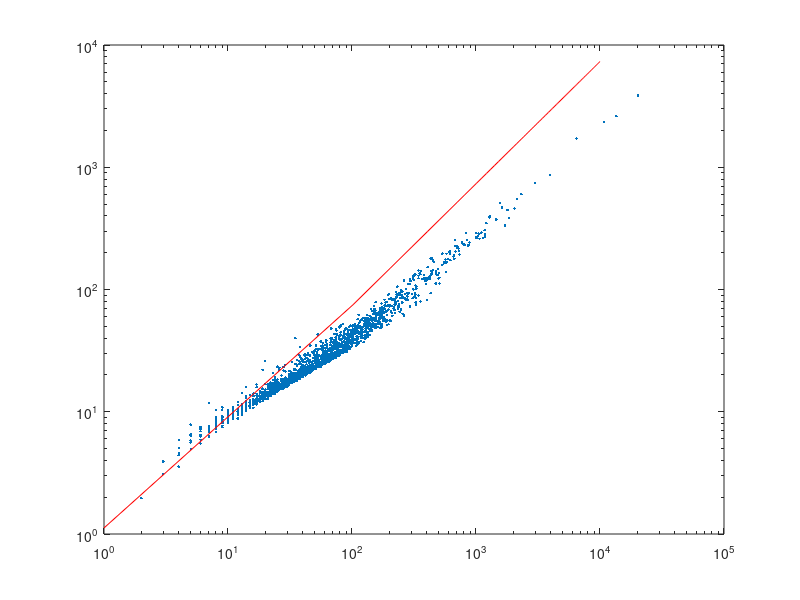

This figure's MATLAB source:
AREA = [2
2
2
2
2
2
2
2
2
2
2
2
2
2
2
2
2
2
2
2
2
2
2
2
2
2
2
2
2
2
2
2
2
2
2
2
2
2
2
2
2
2
2
2
2
2
2
2
2
2
2
2
2
2
2
2
2
2
2
2
2
2
2
2
2
2
2
2
2
2
2
2
2
2
3
3
3
3
3
3
3
3
3
3
3
3
3
3
3
3
3
3
3
3
3
3
3
3
3
3
3
3
3
3
3
3
3
3
3
3
3
3
3
3
3
3
3
3
3
3
3
3
3
4
4
4
4
4
4
4
4
4
4
4
4
4
4
4
4
4
4
4
4
4
4
4
4
4
4
4
4
4
4
4
4
4
4
4
4
4
4
4
4
4
4
4
4
4
4
4
4
4
4
4
4
4
4
4
4
4
4
4
4
4
4
4
4
4
4
4
4
4
4
4
4
4
4
4
4
4
4
4
4
4
5
5
5
5
5
5
5
5
5
5
5
5
5
5
5
5
5
5
5
5
5
5
5
5
5
5
5
5
5
5
5
5
5
5
5
5
5
5
5
5
5
5
5
5
5
5
5
5
5
5
5
5
5
5
5
5
5
6
6
6
6
6
6
6
6
6
6
6
6
6
6
6
6
6
6
6
6
6
6
6
6
6
6
6
6
6
6
6
6
6
6
6
6
6
6
6
6
6
6
6
6
6
6
6
6
6
6
6
6
6
6
6
7
7
7
7
7
7
7
7
7
7
7
7
7
7
7
7
7
7
7
7
7
7
7
7
7
7
7
7
7
7
7
7
7
7
7
7
7
7
7
7
7
7
7
7
7
7
7
7
7
7
7
8
8
8
8
8
8
8
8
8
8
8
8
8
8
8
8
8
8
8
8
8
8
8
8
8
8
8
8
8
8
8
8
8
8
8
8
8
8
8
8
8
8
8
8
8
8
8
8
8
8
8
8
8
8
8
8
8
8
8
8
9
9
9
9
9
9
9
9
9
9
9
9
9
9
9
9
9
9
9
9
9
9
9
9
9
9
9
9
9
9
9
9
9
9
9
9
9
9
9
9
9
9
9
9
9
9
9
9
9
9
10
10
10
10
10
10
10
10
10
10
10
10
10
10
10
10
10
10
10
10
10
10
10
10
10
10
10
10
10
10
10
10
10
10
10
10
10
10
10
10
10
10
10
10
10
10
10
10
10
11
11
11
11
11
11
11
11
11
11
11
11
11
11
11
11
11
11
11
11
11
11
11
11
11
11
11
11
11
11
11
11
11
11
11
11
11
11
11
11
11
11
11
11
11
11
11
11
11
11
11
11
11
12
12
12
12
12
12
12
12
12
12
12
12
12
12
12
12
12
12
12
12
12
12
12
12
12
12
12
12
12
12
12
12
12
12
12
12
12
12
12
12
12
12
12
13
13
13
13
13
13
13
13
13
13
13
13
13
13
13
13
13
13
13
13
13
13
13
13
13
13
13
13
13
13
13
13
13
13
13
13
13
13
13
13
13
13
13
13
13
13
13
14
14
14
14
14
14
14
14
14
14
14
14
14
14
14
14
14
14
14
14
14
14
14
14
14
14
14
14
14
14
14
14
14
14
14
14
14
14
14
14
14
14
14
14
14
15
15
15
15
15
15
15
15
15
15
15
15
15
15
15
15
15
15
15
15
15
15
15
15
15
15
15
15
15
15
15
15
15
15
15
15
15
15
15
15
15
15
15
15
15
15
15
16
16
16
16
16
16
16
16
16
16
16
16
16
16
16
16
16
16
16
16
16
16
16
16
16
16
16
16
16
16
16
16
16
16
16
16
16
16
16
16
16
16
16
16
16
16
16
16
17
17
17
17
17
17
17
17
17
17
17
17
17
17
17
17
17
17
17
17
17
17
17
17
17
17
17
17
17
17
17
17
17
17
17
17
17
18
18
18
18
18
18
18
18
18
18
18
18
18
18
18
18
18
18
18
18
18
18
18
18
18
18
18
18
18
18
18
18
18
18
18
18
18
18
18
18
19
19
19
19
19
19
19
19
19
19
19
19
19
19
19
19
19
19
19
19
19
19
19
19
19
19
19
19
19
19
19
19
19
19
19
19
19
19
19
19
19
19
19
19
20
20
20
20
20
20
20
20
20
20
20
20
20
20
20
20
20
20
20
20
20
20
20
20
20
20
20
20
20
20
20
20
20
20
20
20
20
20
20
21
21
21
21
21
21
21
21
21
21
21
21
21
21
21
21
21
21
21
21
21
21
21
21
21
21
21
21
21
21
21
21
21
21
21
21
21
22
22
22
22
22
22
22
22
22
22
22
22
22
22
22
22
22
22
22
22
22
22
22
22
22
22
22
22
22
22
22
22
22
22
22
22
22
22
22
22
22
23
23
23
23
23
23
23
23
23
23
23
23
23
23
23
23
23
23
23
23
23
23
23
23
23
23
23
23
23
24
24
24
24
24
24
24
24
24
24
24
24
24
24
24
24
24
24
24
24
24
24
24
24
24
24
24
24
24
24
24
25
25
25
25
25
25
25
25
25
25
25
25
25
25
25
25
25
25
25
25
25
25
25
25
25
25
25
25
25
25
25
25
25
25
25
25
25
26
26
26
26
26
26
26
26
26
26
26
26
26
26
26
26
26
26
26
26
26
26
26
26
26
27
27
27
27
27
27
27
27
27
27
27
27
27
27
27
27
27
27
27
27
27
27
27
27
27
27
27
27
27
27
27
27
27
27
27
27
27
27
28
28
28
28
28
28
28
28
28
28
28
28
28
28
28
28
28
28
28
28
28
28
28
28
28
28
28
28
29
29
29
29
29
29
29
29
29
29
29
29
29
29
29
29
29
29
29
29
29
29
29
29
29
29
29
29
29
29
29
30
30
30
30
30
30
30
30
30
30
30
30
30
30
30
30
30
30
30
30
30
30
30
30
30
30
30
30
30
30
30
30
30
30
30
31
31
31
31
31
31
31
31
31
31
31
31
31
31
31
31
31
31
31
32
32
32
32
32
32
32
32
32
32
32
32
32
32
32
32
32
32
32
32
32
32
33
33
33
33
33
33
33
33
33
33
33
33
33
33
33
33
33
33
33
33
33
33
34
34
34
34
34
34
34
34
34
34
34
34
34
34
34
34
34
34
34
34
34
34
34
34
34
34
34
34
35
35
35
35
35
35
35
35
35
35
35
35
35
35
35
35
35
35
35
35
35
35
35
35
35
35
35
35
35
35
35
35
36
36
36
36
36
36
36
36
36
36
36
36
36
36
36
36
36
36
36
36
36
36
36
36
37
37
37
37
37
37
37
37
37
37
37
37
37
37
37
37
37
37
37
37
37
37
37
37
37
37
37
37
37
37
37
37
37
37
38
38
38
38
38
38
38
38
38
38
38
38
38
38
38
38
38
38
38
38
38
38
38
39
39
39
39
39
39
39
39
39
39
39
39
39
39
39
40
40
40
40
40
40
40
40
40
40
40
40
40
40
40
40
40
40
40
40
40
40
41
41
41
41
41
41
41
41
41
41
41
41
41
41
41
41
41
42
42
42
42
42
42
42
42
42
42
42
42
42
42
42
42
42
42
42
42
42
42
42
43
43
43
43
43
43
43
43
43
43
43
43
43
43
43
43
43
43
43
44
44
44
44
44
44
44
44
44
44
44
44
44
44
44
44
44
44
44
44
44
45
45
45
45
45
45
45
45
45
45
45
45
45
45
45
45
45
45
45
45
45
45
45
45
45
45
45
46
46
46
46
46
46
46
46
46
46
46
46
46
46
46
47
47
47
47
47
47
47
47
47
47
47
48
48
48
48
48
48
48
48
48
48
48
48
48
48
48
48
48
48
49
49
49
49
49
49
49
49
49
49
49
49
49
49
49
49
49
49
49
50
50
50
50
50
50
50
50
50
50
50
50
50
50
50
50
50
51
51
51
51
51
51
51
51
51
51
51
51
51
51
51
51
51
51
51
51
51
51
51
51
52
52
52
52
52
52
52
52
52
52
52
52
52
52
52
52
52
52
53
53
53
53
53
53
53
53
53
53
53
53
53
54
54
54
54
54
54
54
54
54
54
54
54
54
54
54
54
55
55
55
55
55
55
55
56
56
56
56
56
56
56
56
56
56
56
56
56
57
57
57
57
57
57
57
57
57
57
58
58
58
58
58
58
58
58
58
59
59
59
59
59
59
59
59
59
59
59
59
60
60
60
60
60
60
60
60
60
60
60
60
60
60
61
61
61
61
61
61
61
61
61
61
61
61
61
61
61
61
61
62
62
62
62
62
62
62
62
62
62
62
62
62
62
62
62
62
63
63
63
63
63
63
63
63
63
63
63
63
63
63
64
64
64
64
64
64
64
64
65
65
65
65
65
65
66
66
66
66
66
66
66
66
66
66
66
66
66
66
67
67
67
67
67
67
67
67
67
67
67
67
67
67
67
67
67
68
68
68
68
68
68
68
68
68
68
69
69
69
69
69
69
69
69
70
70
70
70
70
70
70
70
70
71
71
71
71
71
71
71
71
71
71
71
72
72
72
72
72
72
73
73
73
73
73
73
73
73
73
74
74
74
74
74
74
74
74
75
75
75
75
75
75
75
75
75
75
76
76
76
76
76
76
76
76
77
77
77
77
77
77
77
77
77
77
78
78
78
78
78
78
78
78
78
79
79
79
79
79
79
79
79
79
79
79
80
80
80
80
80
81
81
81
81
81
81
81
81
82
82
82
82
82
82
82
82
83
83
83
83
83
83
83
84
84
84
84
84
85
85
85
85
85
85
85
86
86
86
86
86
86
86
87
87
87
87
87
87
87
87
88
88
88
88
88
88
88
89
89
89
89
89
89
89
90
90
90
90
91
91
91
91
91
91
91
92
92
92
93
93
93
93
93
93
93
94
94
94
94
94
95
95
95
95
95
95
96
96
96
96
97
97
97
98
98
98
98
98
98
99
99
99
99
100
100
100
100
100
101
101
101
101
101
101
102
102
102
102
102
103
103
103
103
104
104
105
105
105
106
106
106
106
106
107
107
107
108
108
109
109
109
109
109
110
110
110
110
110
110
111
111
111
112
112
112
112
112
113
113
113
114
114
115
115
116
116
116
117
117
117
118
118
119
119
119
119
120
120
120
120
120
120
121
121
121
121
121
121
123
123
124
124
125
125
125
125
126
126
127
127
127
127
127
127
127
128
129
129
129
129
129
130
130
130
131
131
132
132
132
133
133
133
133
133
134
134
134
135
135
136
136
136
136
136
136
137
138
138
139
139
139
140
141
142
142
142
142
142
143
143
143
144
145
146
146
146
147
148
148
148
149
149
150
150
150
151
151
151
152
152
153
153
153
154
154
154
155
155
155
155
156
156
157
157
158
160
162
162
162
163
163
163
165
166
166
166
167
168
168
169
169
169
170
171
172
172
173
173
173
173
174
174
175
175
175
176
178
178
178
180
180
181
181
183
183
183
183
184
185
185
185
187
187
188
189
190
191
191
192
193
193
194
196
196
197
197
198
200
200
200
202
203
207
207
207
208
209
210
211
212
216
217
217
218
218
219
221
221
222
222
222
224
224
224
225
227
229
230
232
233
235
235
236
237
237
238
239
240
242
243
245
245
246
247
248
249
252
252
253
253
253
254
255
256
258
259
262
263
268
269
271
274
279
279
279
280
281
283
284
287
293
294
294
295
300
303
308
311
312
314
315
320
323
324
324
326
327
327
328
329
329
331
332
343
344
344
344
351
356
357
360
365
380
381
389
397
397
398
399
401
405
408
411
412
419
426
428
430
432
434
439
440
448
451
456
474
477
478
489
496
497
502
507
508
535
535
554
568
570
577
578
578
599
610
616
616
622
659
666
668
676
683
685
703
708
724
731
736
768
772
794
801
807
835
847
864
871
886
1001
1007
1009
1039
1051
1066
1103
1133
1173
1179
1179
1214
1281
1289
1455
1561
1618
1712
1793
1849
2045
2130
2325
3000
3969
6473
10746
13527
20197];

PER = [1.96
1.96
1.96
1.96
1.96
1.96
1.96
1.96
1.96
1.96
1.96
1.96
1.96
1.96
1.96
1.96
1.96
1.96
1.96
1.96
1.96
1.96
1.96
1.96
1.96
1.96
1.96
1.96
1.96
1.96
1.96
1.96
1.96
1.96
1.96
1.96
1.96
1.96
1.96
1.96
1.96
1.96
1.96
1.96
1.96
1.96
1.96
1.96
1.96
1.96
1.96
1.96
1.96
1.96
1.96
1.96
1.96
1.96
1.96
1.96
1.96
1.96
1.96
1.96
1.96
1.96
1.96
1.96
1.96
1.96
1.96
1.96
1.96
1.96
3.92
3.093
3.093
3.093
3.093
3.093
3.093
3.92
3.093
3.093
3.093
3.093
3.093
3.093
3.093
3.093
3.92
3.92
3.92
3.093
3.093
3.093
3.093
3.093
3.093
3.093
3.093
3.093
3.093
3.92
3.093
3.093
3.093
3.093
3.093
3.093
3.093
3.92
3.92
3.92
3.093
3.093
3.92
3.92
3.92
3.093
3.92
3.92
3.92
4.59
4.59
3.556
4.59
3.556
3.556
3.556
3.556
3.556
4.408
4.59
3.556
3.556
4.59
3.556
3.556
3.556
3.556
3.556
3.556
3.556
3.556
4.408
3.556
3.556
3.556
3.556
3.556
4.59
3.556
3.556
4.408
3.556
3.556
3.556
4.59
3.556
4.59
4.408
3.556
4.408
4.408
3.556
3.556
4.408
3.556
5.053
3.556
4.59
3.556
3.556
3.556
4.408
3.556
3.556
4.59
4.59
3.556
3.556
3.556
3.556
3.556
4.408
5.053
4.408
3.556
4.408
3.556
3.556
4.59
4.59
3.556
3.556
4.59
3.556
5.88
5.88
5.88
5.053
5.88
5.88
4.962
4.962
4.962
4.962
4.962
4.962
4.962
4.962
4.962
4.962
4.962
5.814
4.962
4.962
4.962
4.962
4.962
4.962
5.624
4.962
4.962
4.962
6.55
4.962
4.962
4.962
4.962
4.962
4.962
4.962
4.962
4.962
4.962
4.962
4.962
4.962
4.962
4.962
6.368
4.962
4.962
4.962
4.962
5.814
4.962
4.962
4.962
4.962
4.962
4.962
4.962
5.624
4.962
4.962
6.55
7.84
7.84
5.516
5.516
5.905
5.516
5.905
5.516
6.368
6.368
5.905
5.516
5.516
5.516
5.516
5.516
5.516
6.459
5.516
5.905
5.516
5.516
6.368
7.501
5.516
5.905
5.516
5.516
6.368
6.922
5.516
5.516
6.368
5.516
6.368
5.516
5.905
6.459
5.516
7.22
5.905
5.905
5.516
5.905
5.516
5.516
5.516
6.277
5.516
5.905
7.22
6.459
5.516
6.368
6.368
5.516
5.516
6.368
6.186
6.186
7.402
6.368
7.683
7.402
6.368
7.402
6.922
7.402
6.186
6.186
6.186
7.402
6.368
7.683
6.922
6.368
7.402
6.831
6.922
6.186
6.186
6.186
6.922
6.368
6.186
6.368
6.186
6.368
7.22
7.402
6.922
6.186
6.922
6.831
6.922
6.368
6.368
7.402
6.186
6.922
6.368
6.922
6.368
6.368
6.922
6.368
6.368
11.76
6.831
7.865
7.865
6.831
7.774
6.831
7.683
6.831
6.831
7.774
6.831
6.831
7.22
6.831
6.831
7.683
6.831
8.998
6.831
7.865
7.683
8.998
8.328
7.476
7.774
7.865
6.831
7.683
7.865
6.831
7.774
7.865
7.774
6.831
7.476
6.831
7.683
7.22
7.683
7.501
7.683
6.831
7.22
8.626
7.683
8.998
8.237
8.328
6.831
6.831
7.683
7.865
7.476
6.831
10.288
10.288
8.328
7.476
7.476
10.288
8.998
7.683
7.476
7.683
8.907
7.683
9.18
7.683
7.683
8.055
7.683
7.683
7.683
7.476
7.683
7.476
7.683
7.683
8.907
7.683
8.626
7.476
8.717
7.683
8.907
8.328
7.476
7.476
8.146
8.882
7.683
7.476
7.476
8.882
8.328
7.683
8.328
8.907
8.146
7.683
7.683
8.237
7.683
10.313
8.055
8.907
8.146
7.476
8.237
10.842
8.146
8.146
8.146
8.146
8.791
9.552
8.146
8.328
8.146
8.146
8.626
8.328
8.7
8.146
9.552
8.146
8.146
8.328
8.7
8.146
8.328
8.998
8.146
9.18
8.998
9.924
8.146
8.328
8.146
8.146
8.146
8.791
8.146
8.328
8.146
8.146
8.998
8.146
8.791
8.146
8.146
8.791
8.146
8.146
8.328
8.7
8.146
10.288
8.146
8.791
9.089
8.791
8.791
8.791
9.089
9.643
8.791
9.089
8.791
8.907
8.791
9.461
9.089
8.907
9.089
8.791
9.089
8.791
8.907
10.842
8.791
8.791
8.791
9.552
9.643
9.643
8.791
8.791
8.791
8.791
8.791
8.791
8.791
9.643
9.089
9.461
8.791
9.089
9.461
9.18
10.594
8.791
8.791
9.552
8.791
9.089
10.106
9.643
8.791
9.643
10.106
8.791
9.552
9.734
10.313
9.436
9.436
10.106
8.816
9.734
8.816
9.552
9.552
9.552
9.552
10.495
9.643
9.924
9.734
10.015
9.552
10.015
9.552
9.552
9.643
9.552
9.643
11.992
9.37
10.032
9.436
9.552
9.552
9.552
9.552
8.816
9.436
11.33
9.436
9.552
9.436
10.106
9.436
9.552
10.015
9.461
9.461
10.106
9.461
11.049
9.461
10.495
10.106
9.461
10.288
10.106
10.288
10.288
10.197
9.461
10.495
9.461
11.421
11.049
9.461
10.197
10.288
10.197
10.404
10.106
9.461
10.776
10.958
10.106
10.313
10.776
9.461
10.288
10.106
10.288
10.495
10.106
10.106
9.461
9.461
10.106
10.106
10.015
9.461
11.14
14.208
14.208
10.106
10.106
10.404
10.106
10.106
10.958
10.751
10.106
10.106
10.106
10.66
10.106
10.776
10.106
10.751
10.106
10.404
10.958
10.404
10.404
10.106
10.106
10.776
10.106
11.14
12.918
10.106
10.106
12.273
10.404
10.404
11.603
10.776
10.404
13.315
11.421
10.751
13.497
10.66
10.958
10.106
10.776
10.776
11.884
15.92
11.049
11.421
10.751
10.751
10.751
10.867
11.421
10.751
11.421
11.049
11.992
11.421
10.751
11.901
10.867
10.751
10.867
11.603
11.049
10.867
10.867
11.049
11.33
10.867
11.049
11.421
10.867
12.273
11.975
11.975
11.512
10.867
11.992
12.182
11.049
10.867
11.049
11.421
11.049
11.239
10.751
11.396
11.049
11.421
12.455
11.975
13.654
11.512
11.901
12.066
10.776
12.066
11.512
13.381
11.694
12.273
11.992
12.182
12.273
14.051
10.776
11.33
11.512
12.554
11.396
11.512
12.736
11.512
11.512
11.512
11.512
12.182
11.884
11.33
11.884
12.364
11.396
11.512
11.901
11.694
12.645
11.512
11.694
11.512
12.554
11.992
12.455
11.33
10.776
11.512
12.273
13.497
11.33
11.512
11.694
12.827
11.421
11.421
12.455
11.421
11.421
12.546
12.091
11.421
11.975
12.182
12.546
11.421
13.472
12.827
12.827
11.421
11.975
11.975
11.421
11.421
11.975
12.157
11.421
11.421
12.364
11.421
11.628
12.645
15.92
12.157
11.975
12.918
12.455
11.421
14.026
16.656
12.066
13.563
12.066
12.066
12.066
12.066
14.233
12.066
12.066
14.787
12.918
12.918
12.066
12.918
12.066
12.554
12.736
12.066
12.273
12.554
12.066
12.091
12.918
12.918
12.066
12.455
12.364
12.066
12.066
12.736
12.066
12.364
12.066
12.273
12.736
13.563
12.918
12.736
12.645
13.29
12.711
12.827
13.009
13.588
12.827
15.341
13.77
13.96
12.182
12.711
12.827
12.645
13.497
12.918
13.381
12.827
13.216
12.711
12.827
12.645
13.199
12.918
12.918
13.315
12.554
12.645
13.009
12.827
14.233
12.827
12.711
12.182
13.009
13.96
12.182
12.827
13.29
14.531
13.29
12.711
13.381
15.523
22.048
13.381
13.96
13.654
13.29
12.645
13.472
13.497
13.952
13.472
13.381
12.736
14.44
13.29
16.772
13.497
12.827
13.497
14.622
13.77
13.29
13.472
14.142
12.827
12.827
13.472
13.472
14.142
12.645
12.827
13.679
12.827
13.29
12.827
13.96
15.176
13.29
14.051
13.199
13.472
25.968
12.736
13.29
13.381
14.233
13.935
15.639
15.523
14.117
14.324
14.324
14.117
13.29
13.29
15.829
16.4
14.117
13.29
16.838
14.324
14.423
13.472
13.381
12.736
14.117
14.423
16.4
13.472
13.96
13.29
13.381
14.233
14.233
13.935
14.117
13.935
13.935
14.506
13.588
16.863
14.142
14.994
13.96
15.647
14.026
13.869
14.878
15.366
16.292
16.582
14.117
14.026
13.935
14.787
14.696
14.142
14.233
13.381
15.639
13.381
14.051
14.233
15.085
13.935
14.878
13.381
14.605
14.812
14.324
14.423
13.381
14.051
13.588
16.011
15.73
14.026
17.392
14.117
14.878
14.605
14.233
14.142
15.457
14.233
15.548
14.696
17.21
15.159
14.051
14.696
14.026
14.026
18.178
14.026
14.605
20.808
14.696
14.696
14.233
14.787
14.994
14.026
15.829
14.233
16.656
16.375
15.159
15.895
14.878
14.142
14.142
16.772
14.605
14.696
17.301
15.159
14.142
14.605
15.25
15.912
14.696
17.905
15.829
18.641
15.457
14.787
16.193
14.812
16.962
16.102
15.432
15.457
17.144
14.696
14.142
15.639
15.457
14.142
19.261
14.787
16.284
14.787
23.413
14.787
16.193
15.523
15.366
14.903
14.605
17.119
15.341
15.275
16.499
15.366
15.25
16.127
15.25
17.698
16.656
17.326
14.787
15.176
16.011
15.457
15.457
15.92
14.787
15.432
14.605
15.738
15.432
18.36
14.787
15.25
15.159
16.474
16.218
15.829
15.432
15.25
15.432
22.842
16.838
16.383
15.25
16.673
15.25
15.92
15.548
16.011
15.366
17.053
16.292
22.007
15.25
16.284
15.275
16.383
17.144
16.474
16.292
16.284
16.102
19.774
15.366
15.548
15.457
16.193
15.92
18.525
16.102
15.92
15.738
15.341
15.738
15.341
15.92
16.011
15.457
16.383
16.565
16.011
16.747
16.011
17.119
15.341
15.92
16.011
15.548
16.582
16.193
16.375
18.153
15.829
15.738
17.789
15.895
16.102
17.119
16.011
16.656
15.548
16.193
15.829
15.548
16.772
16.954
15.92
16.656
17.417
16.193
17.789
16.375
16.011
16.656
17.326
16.193
17.326
17.326
16.656
16.011
21.825
17.69
15.829
15.986
18.36
23.231
16.193
16.747
17.417
16.772
17.326
17.905
15.92
19.013
24.174
16.863
16.474
17.144
18.434
16.193
21.362
17.855
18.434
17.88
16.474
16.193
16.565
17.028
17.235
17.301
18.178
16.565
17.144
18.269
16.011
18.335
17.301
17.21
17.599
16.565
17.971
17.417
16.838
16.838
17.136
16.656
17.971
16.565
17.417
17.996
16.102
17.326
16.102
16.656
16.838
16.863
16.954
18.434
16.772
16.656
16.565
17.21
16.474
16.962
17.21
17.326
16.962
18.616
16.962
17.235
18.434
18.5
16.565
21.635
17.88
18.641
16.747
18.062
18.062
16.747
20.138
17.392
16.747
17.789
17.235
17.508
16.747
17.21
17.326
17.764
19.658
17.235
18.178
18.087
17.88
17.599
17.144
19.195
18.641
18.062
20.237
17.698
18.55
17.301
18.707
17.599
18.062
18.343
18.641
18.244
21.271
17.392
19.493
18.459
18.641
17.326
17.971
18.823
17.417
18.153
17.326
17.698
17.417
19.013
18.732
17.417
18.36
19.377
17.326
25.489
17.417
20.51
17.326
17.971
20.849
19.005
17.789
18.525
18.914
17.508
18.55
17.971
20.692
17.971
17.971
19.865
18.434
17.508
18.36
18.178
22.007
19.931
19.261
17.971
17.508
22.396
18.252
17.789
18.178
18.641
20.51
19.079
18.616
18.641
20.138
18.525
19.104
17.971
18.434
18.434
19.749
18.36
18.641
19.658
24.546
19.559
21.916
18.823
18.55
18.434
19.195
18.641
19.377
20.502
18.922
18.153
18.434
18.525
17.971
18.55
18.732
19.104
40.019
19.931
22.263
18.616
18.732
19.865
18.062
18.525
19.079
19.17
18.616
18.823
26.506
20.527
19.195
19.956
19.286
19.195
18.732
19.377
19.195
18.434
18.434
19.84
19.377
23.595
20.394
19.195
19.956
20.138
19.261
19.17
19.956
19.658
20.047
18.914
20.022
19.65
18.525
24.455
21.155
21.726
19.261
20.047
21.039
21.362
19.195
19.013
19.013
19.658
19.658
21.825
26.151
19.195
18.641
19.774
19.286
29.293
19.377
20.692
21.709
19.377
20.51
18.914
20.51
20.692
20.576
22.47
33.792
19.377
28.4
21.246
18.914
24.447
20.146
21.825
18.616
19.749
25.58
20.022
21.635
19.956
19.377
20.667
19.749
20.601
23.049
20.138
24.546
19.956
20.973
20.047
21.246
19.749
21.271
27.176
20.047
19.261
19.468
20.113
20.692
20.965
19.956
23.967
19.749
21.734
19.865
20.692
21.825
23.603
26.415
24.248
20.32
20.419
20.419
19.931
19.377
25.679
22.189
21.064
21.982
20.328
21.916
20.113
21.155
19.931
21.527
19.931
20.973
20.601
21.155
28.962
19.931
22.379
20.419
21.064
22.586
21.221
20.783
19.931
20.419
23.76
20.138
21.271
27.176
20.303
19.84
20.692
20.394
29.508
28.491
20.51
20.907
28.772
21.337
20.328
20.783
25.398
20.51
21.428
22.172
29.177
20.51
24.455
22.007
23.049
21.8
21.172
21.337
22.189
21.734
25.77
27.639
20.601
20.394
21.916
20.973
21.155
23.239
21.428
25.952
21.337
29.045
20.973
21.519
26.853
21.064
22.47
23.578
21.155
21.709
22.842
21.825
21.362
22.007
30.269
20.692
21.064
21.8
23.322
22.47
21.527
21.362
21.428
21.825
21.246
22.586
23.231
20.874
26.498
22.47
25.299
21.916
21.8
21.982
21.337
22.288
21.246
25.191
20.874
21.064
21.916
25.927
22.28
25.952
29.136
25.282
23.669
28.946
22.47
34.834
22.47
26.506
21.643
22.47
20.874
22.561
23.504
21.643
21.825
24.083
21.775
21.8
21.246
22.561
23.62
22.47
23.967
24.265
24.314
21.643
21.337
25.563
23.669
24.918
30.889
24.546
24.174
22.288
24.174
21.916
25.77
21.916
23.024
23.115
25.836
24.248
23.231
22.933
24.265
21.734
24.521
23.876
22.288
22.445
22.718
30.98
23.694
30.658
22.098
22.47
22.404
22.098
22.189
23.512
27.523
29.69
22.842
22.445
23.785
23.603
25.1
22.743
26.481
28.863
25.009
28.739
27.151
23.603
26.415
22.561
22.652
22.561
23.115
31.559
25.1
25.745
22.933
27.308
35.223
23.115
22.379
23.231
25.009
23.777
32.411
23.049
23.785
22.561
27.449
23.694
34.652
28.855
22.652
26.969
24.637
23.62
23.231
22.561
22.47
26.324
23.388
23.322
30.682
24.356
23.512
24.455
24.893
23.206
24.083
23.967
23.785
23.686
29.409
26.986
24.083
23.297
23.785
24.984
25.629
24.339
24.058
29.111
42.906
25.836
32.221
24.637
27.722
25.381
23.785
26.762
23.967
24.794
32.477
25.282
23.504
24.174
23.413
24.339
25.373
23.876
29.02
23.512
25.745
24.157
23.413
28.648
26.481
28.441
23.603
25.373
25.29
24.521
24.827
24.819
23.388
37.555
32.783
28.077
37.017
24.703
23.876
25.282
34.396
26.895
24.339
27.366
23.504
25.447
28.855
24.612
25.555
24.066
24.248
28.259
32.618
24.058
24.157
34.189
26.415
31.766
36.43
24.364
31.369
24.893
24.356
25.373
34.743
25.373
27.705
28.863
26.39
29.69
26.117
25.075
26.58
27.126
25.563
26.299
30.616
26.415
25.77
30.062
25.927
24.802
25.1
28.102
33.155
27.06
25.489
25.009
30.037
24.728
31.402
24.794
26.597
25.654
25.472
26.274
28.474
25.464
32.874
33.147
27.821
35.206
28.929
25.348
27.267
31.394
25.282
28.4
25.654
27.54
29.045
27.151
38.308
26.208
27.176
25.952
35.024
31.022
37.307
25.464
25.588
26.506
27.035
24.984
26.39
25.952
26.787
26.109
26.225
26.208
26.87
35.595
25.745
28.623
30.616
33.701
25.952
27.639
29.02
27.73
32.295
26.109
26.572
26.663
27.796
29.301
28.011
31.468
25.745
27.639
26.597
26.117
26.299
31.948
27.06
27.358
35.181
33.147
26.316
26.018
32.709
25.836
29.293
26.688
26.018
29.508
26.597
39.722
26.853
26.2
28.466
29.21
31.022
27.73
27.655
31.096
27.333
26.299
27.548
29.02
29.5
29.508
29.574
36.744
26.688
37.646
47.967
29.508
29.591
34.95
29.69
30.261
26.481
27.358
29.781
29.417
40.086
27.366
33.544
28.855
39.49
31.344
28.02
29.293
29.202
27.333
27.639
29.855
29.202
28.193
32.361
28.309
38.779
27.242
36.124
28.077
33.792
36.612
34.536
28.003
32.593
27.548
37.464
30.36
37.109
29.301
33.312
43.253
38.101
29.946
34.743
36.769
29.483
29.897
30.773
32.982
28.532
33.494
28.077
29.574
47.752
38.779
29.657
40.557
27.796
42.583
43.46
32.411
37.737
28.284
30.36
46.156
31.096
34.627
33.999
36.43
29.136
29.855
33.999
30.128
28.441
30.352
34.925
32.295
35.917
31.485
31.005
28.466
33.469
31.997
29.136
30.062
34.371
34.346
36.637
34.925
35.711
31.65
31.948
36.331
28.466
35.008
36.306
36.248
39.333
49.001
35.703
33.974
40.896
30.062
34.669
30.542
41.384
38.887
30.31
29.508
30.798
32.088
38.845
30.244
44.634
42.517
33.999
30.707
34.454
50.613
32.047
30.36
31.096
34.834
31.534
39.242
30.178
31.079
36.422
32.022
39.432
34.561
31.815
37.067
34.073
52.135
35.016
30.335
39.705
30.682
37.067
41.665
33.775
39.978
33.536
35.016
31.741
34.859
45.486
32.965
37.547
41.219
30.823
43.038
46.139
33.172
32.411
41.177
32.692
34.768
30.798
31.931
47.769
34.462
40.135
32.088
35.661
39.796
31.559
36.794
31.278
31.741
34.627
43.253
40.094
33.147
48.158
47.868
32.783
35.545
37.803
36.033
38.779
35.661
31.195
35.686
33.428
42.236
36.91
38.407
39.242
39.077
34.206
35.479
32.502
44.998
46.892
40.532
49.34
41.359
43.394
34.28
37.712
39.557
42.054
32.543
33.246
34.462
32.667
46.437
32.684
41.029
50.68
36.348
36.703
33.701
45.891
44.105
38.316
36.612
42.972
43.005
35.595
40.739
35.967
36.794
39.242
39.953
45.122
34.718
47.082
49.803
41.301
42.608
44.684
37.323
41.177
38.754
41.591
43.369
50.663
36.538
38.953
44.105
43.046
45.61
39.143
49.572
47.752
39.424
43.617
36.538
45.213
39.035
51.904
43.898
34.536
45.809
47.372
39.217
40.086
45.213
48.447
36.174
41.293
49.638
47.818
39.606
37.72
35.504
41.219
39.168
37.621
57.155
44.849
51.143
45.883
39.242
40.929
36.24
62.126
43.65
53.103
37.141
50.167
48.422
54.765
43.741
44.775
44.287
41.359
43.046
56.378
38.084
40.276
46.437
40.367
46.181
45.767
44.13
56.684
49.158
47.926
41.665
42.219
44.758
43.162
47.025
57.685
40.913
49.439
40.193
58.636
37.158
50.109
52.268
55.526
45.023
58.156
51.424
52.888
51.97
39.515
44.866
41.979
41.111
58.544
55.923
46.462
41.963
40.466
58.032
48.24
46.247
45.908
49.721
44.312
54.211
56.486
52.334
42.484
43.526
56.114
49.158
52.623
61.539
42.906
55.989
49.158
58.496
40.714
48.033
51.234
45.147
50.498
48.05
51.755
53.591
53.334
57.296
56.725
60.505
42.608
47.429
46.164
51.126
47.173
57.023
48.86
52.152
69.412
49.067
59.661
66.757
46.321
50.382
58.065
55.336
57.958
50.845
53.103
63.341
49.34
56.659
72.893
68.791
65.856
68.254
57.949
51.788
48.695
55.535
63.763
51.002
51.606
69.313
49.646
67.328
57.131
78.757
59.305
48.645
55.799
61.25
51.788
52.317
61.249
64.102
54.112
61.721
52.342
49.456
54.881
52.251
62.928
56.833
58.387
66.021
61.224
60.141
69.908
48.786
54.112
51.879
66.029
63.275
59.198
48.736
61.746
69.949
65.922
76.772
59.165
72.05
65.773
50.581
51.995
68.916
55.162
57.602
66.154
70.893
63.995
58.801
65.268
82.47
65.591
74.349
73.969
55.642
57.048
69.239
65.376
54.327
78.377
65.996
73.275
79.121
62.076
73.307
51.052
66.856
55.964
90.071
74.358
68.394
91.551
51.97
73.332
72.811
83.223
72.761
75.093
55.592
54.98
84.769
65.831
73.522
64.07
82.445
73.597
60.943
83.62
83.157
69.594
72.042
82.041
82.901
67.683
75.127
77.723
64.375
81.18
77.095
78.633
75.234
95.206
85.795
91.172
86.589
105.768
80.18
90.493
71.041
69.577
73.613
92.792
91.187
76.293
72.34
65.632
91.989
90.187
84.736
94.859
94.975
68.535
99.011
89.971
77.558
79.096
78.427
86.457
96.323
78.393
63.275
85.621
85.993
61.125
118.81
92.304
84.381
82.859
101.243
93.495
87.887
82.379
82.669
82.322
91.411
110.383
93.015
122.044
117.735
72.48
110.424
117.156
91.808
85.15
125.741
100.243
119.951
130.463
87.532
132.596
90.815
93.76
107.769
85.407
78.402
101.682
106.016
75.672
106.387
102.005
143.009
123.598
89.426
129.553
135.788
133.233
79.675
142.008
121.563
123.474
131.679
116.949
118.727
111.119
124.433
119.687
82.148
121.158
152.172
123.293
122.359
126.972
122.771
130.074
93.437
179.67
141.958
179.471
134.821
143.397
174.824
169.026
111.755
140.867
134.25
131.678
146.953
122.961
135.805
112.293
124.797
196.426
159.268
166
175.775
138.518
165.801
168.365
196.244
177.132
201.545
205.101
194.251
173.624
185.385
192.53
178.447
253.921
227.587
204.324
217.969
225.321
216.756
207.474
193.018
240.631
244.782
231.921
232.65
231.517
290.821
252.705
228.39
232.277
241.531
269.559
289.036
264.341
275.026
286.96
260.263
291.921
264.456
305.948
285.463
271.833
349.112
388.708
398.294
373.763
508.99
467.647
334.018
447.095
383.051
459.899
551.317
602.734
742.532
867.107
1718.093
2342.458
2612.214
3876.03];
mdl =   @(a,x)(0.5* (a(1)/a(2) * log(cosh(a(2)*(x - a(3)))) + a(4)*x) + a(5)); % brady 28 Aug 2014 
a=[10  0.000000000001   0.4  0.7   1.6]
a =[10.0000    0.000000000001    0.4000    1.4650    0.3881]
x=linspace(1,10000);
figure 
loglog(AREA,PER,'.')
hold on
%plot(x,mdl(a,x), 'k')
hold on
loglog(x,mdl(a,x), 'r')
hold off
